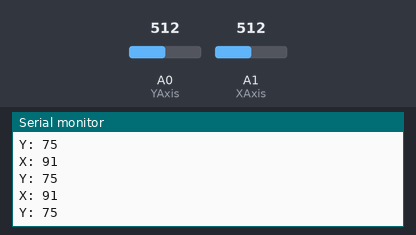
The sketch below on a simulated Arduino Uno, built with avr-gcc and run on an emulated ATmega328P. Parts: the last lines printed to the serial monitor. The test bench sets the inputs (shaded band); at power-on: A1 (XAxis) = 512, A0 (YAxis) = 512.

Above: at 10.2 s.
10.3 s: A1 (XAxis) set to 472
At 10.9 s:
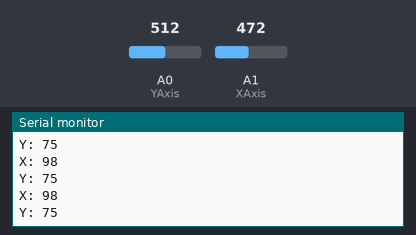
11.8 s: A1 (XAxis) set to 451
At 12.7 s:
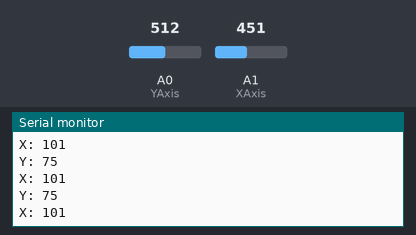
Timing chart, 0 to 14.3 s (numbered marks = the images above; inputs shaded):
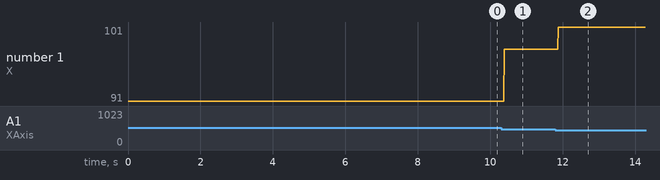

Measured:
- the behaviour switches between 462 and 461 on A1 (XAxis) (found by bisection; images 1 and 2)
- after the input at 10.3 s, the serial monitor: prints a new line after 0.08 s (image 1)
- after the input at 11.8 s, the serial monitor: prints a new line after 0.08 s (image 2)
- plotted number 1: 91 → 98 after the input at 10.3 s, 98 → 101 after the input at 11.8 s

The sketch:

joystick.ino
```cpp
//This code is to use with dual axis fpv camera cradle that uses two servos, adding a joystick module
//we control the position of the cradle by moving the analog stick, the cradle follows the joystick movements
//Refer to surtrtech.com for more information


int YAxis = 0; //Declaring where the X axis and Y axis of the joystick pins are wired
int XAxis = 1; //Of course analog inputs

void setup() {
 Serial.begin(9600); //Setting the Serial monitor baude rate and launching
 pinMode(XAxis, INPUT); //Declaring the pin modes and servo pins
 pinMode(YAxis, INPUT);

}
void loop() {
 int X=analogRead(XAxis); //Reading from the X axis potentiometer
 X=X*0.1756; //Converting the range of the potentiometer from 0-1023 to 0-180 limits of the servo you can change them if you have a 360° servos
 X=180-X;// This is used so the servo turn to exact position otherwise it will be inverted
 Serial.print("X: ");
 Serial.println(X);
 int Y=analogRead(YAxis);//Reading from the Y axis potentiometer
 Y=Y*0.1466; //Here we did conversion that suits the servo limits so we went from 0-1023 to 0-150
 Serial.print("Y: ");
 Serial.println(Y);
}
```
